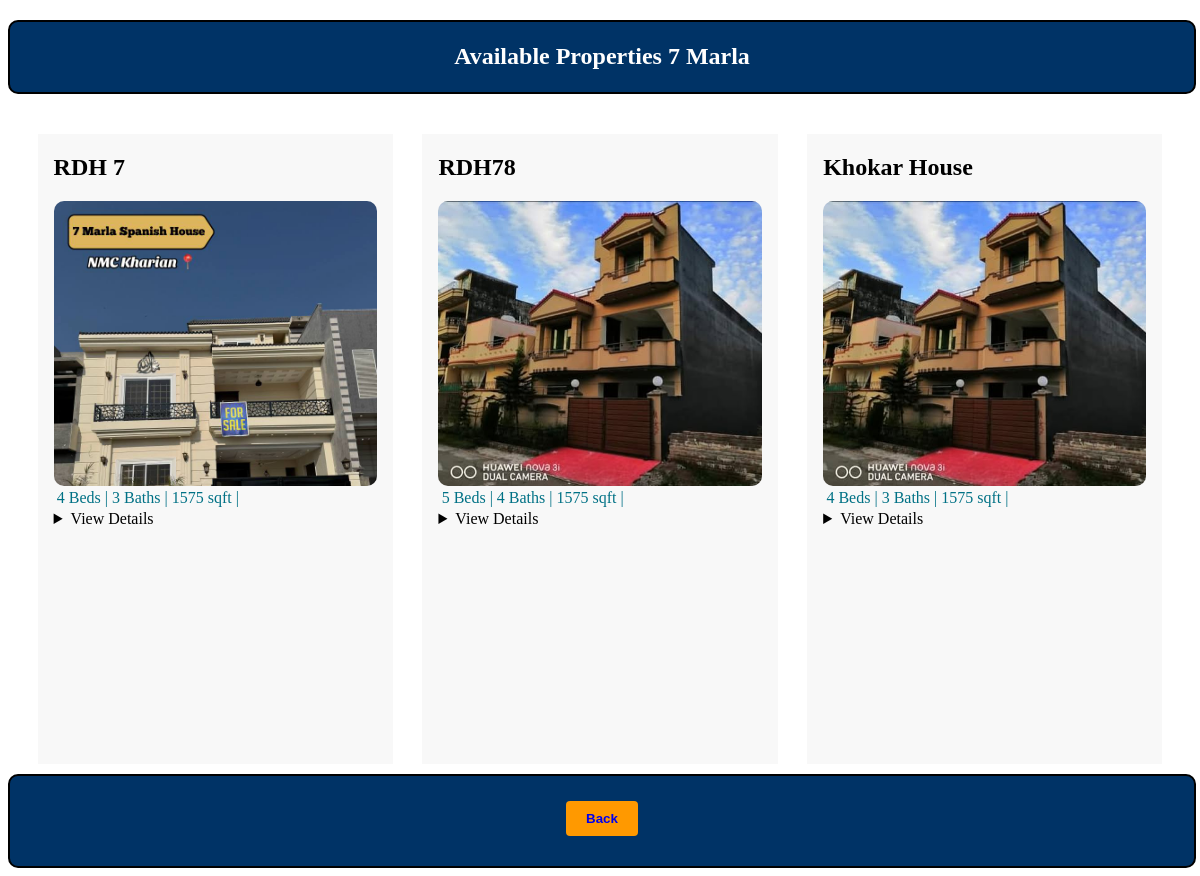
/7-marla/, run on the app's committed database.
### home/models.py (models this page shows, shortened)
class Property(models.Model):
    PROPERTY_TYPES = [
        ('5_MARLA', '5 Marla'),
        ('7_MARLA', '7 Marla'),
        ('10_MARLA', '10 Marla'),
        ('1_KANAL', '1 Kanal'),
    ]
    STATUS_CHOICES = [
        ('available', 'Available'),
        ('sold', 'Sold'),
    ]
    user = models.ForeignKey(settings.AUTH_USER_MODEL, on_delete=models.CASCADE, related_name='properties')
    title = models.CharField(max_length=200)  # Property Title
    property_type = models.CharField(max_length=20, choices=PROPERTY_TYPES, blank=True, null=True)  # Marla(5,7,10,1 kanal)
    image = models.ImageField(upload_to='property_images/', blank=True, null=True)
    beds = models.IntegerField(blank=True, null=True)
    baths = models.IntegerField(blank=True, null=True)  # New field for baths
    area = models.CharField(max_length=50, blank=True, null=True)
    location = models.CharField(max_length=200)
    owner = models.CharField(max_length=100)  # Owner name
    email = models.EmailField()  # Contact (Email)
    phone = models.CharField(max_length=20)  # Phone
    price = models.DecimalField(max_digits=12, decimal_places=2)
    description = models.TextField(blank=True, null=True)  # Property Details
    status = models.CharField(max_length=20, choices=STATUS_CHOICES, default='available')
    created_at = models.DateTimeField(auto_now_add=True)
    updated_at = models.DateTimeField(auto_now=True)

### home/views.py (the view)
# urls.py: path('7-marla/', views.marla_7_view, name='7-marla'),
def marla_7_view(request):
    properties = Property.objects.filter(property_type='7_MARLA')
    return render(request, '7-Marla.html', {'properties': properties})

### Templates/7-Marla.html (shortened to what this page needs)
<!DOCTYPE html>
{% load static %}
<html lang="en">
<head>
    <link rel="stylesheet" href="{% static '7-marla.css' %}">
</head>
<body>
    <div class="main-cantainer-7-marla">
        <h2 class="property-main-heading">Available Properties 7 Marla</h2>
        <div class="property-Section">
            {% for property in properties %}
            <div class="box{{ forloop.counter }} box">
                <div class="box-cont">
                    <h2>{{ property.title }}</h2>
                    {% if property.image and property.image.url %}
                        <div class="box-img" style="background-image: url('{{ property.image.url }}');"></div>
                    {% else %}
                        <div class="box-img" style="background-color: #eee;"></div>
                    {% endif %}
                    <p>
                        {{ property.beds }} Beds | {{ property.baths }} Baths |
                         {% if property.area %}{{ property.area }} sqft |{% endif %}
                    </p>
                    <details>
                        <summary>View Details</summary>
                    </details>
                </div>
            </div>
            {% endfor %}
        </div>
    </div>
    <footer>
        <button><a href="{% url 'properties' %}">Back</a></button>
    </footer>
</body>
</html>

### staticfiles/7-marla.css (style rules this page uses)
.property-main-heading { display:flex; justify-content: center; align-items: center; height:70px; width: 100%; border: 2px solid black; border-radius: 10px; background-color: #003366; color: #fff; text-align: center; font-weight: bold; }
.property-Section { display: flex; flex-wrap: wrap; justify-content: space-evenly; }
.box { height: 630px; width: 30%; background-color: rgb(248, 248, 248); margin-top: 20px; }
.box-cont { margin-left: 1rem; margin-right: 1rem; }
.box-img { height: 250px; background-size: cover; padding: 20px 0px 15px; border-radius:10px ; }
.box-cont p { color:#007185; }
p { margin: 1%; text-decoration: none; }
button { margin-top: 25px; text-align: center; background-color: #ff9900; border: none; border-radius: 4px; padding: 10px 20px; font-weight: 600; }
button a { text-decoration: none; }
footer { width: 100%; height: 90px; border: 2px solid black; border-radius: 10px; background-color: #003366; color: #fff; text-align: center; font-weight: bold; margin:0 0 8px; margin-top: 10px; }

### data on the page
Property: title "RDH 7", image (picture), beds "4", baths "3", area "1575"
Property: title "RDH78", image (picture), beds "5", baths "4", area "1575"
Property: title "Khokar House", image (picture), beds "4", baths "3", area "1575"
